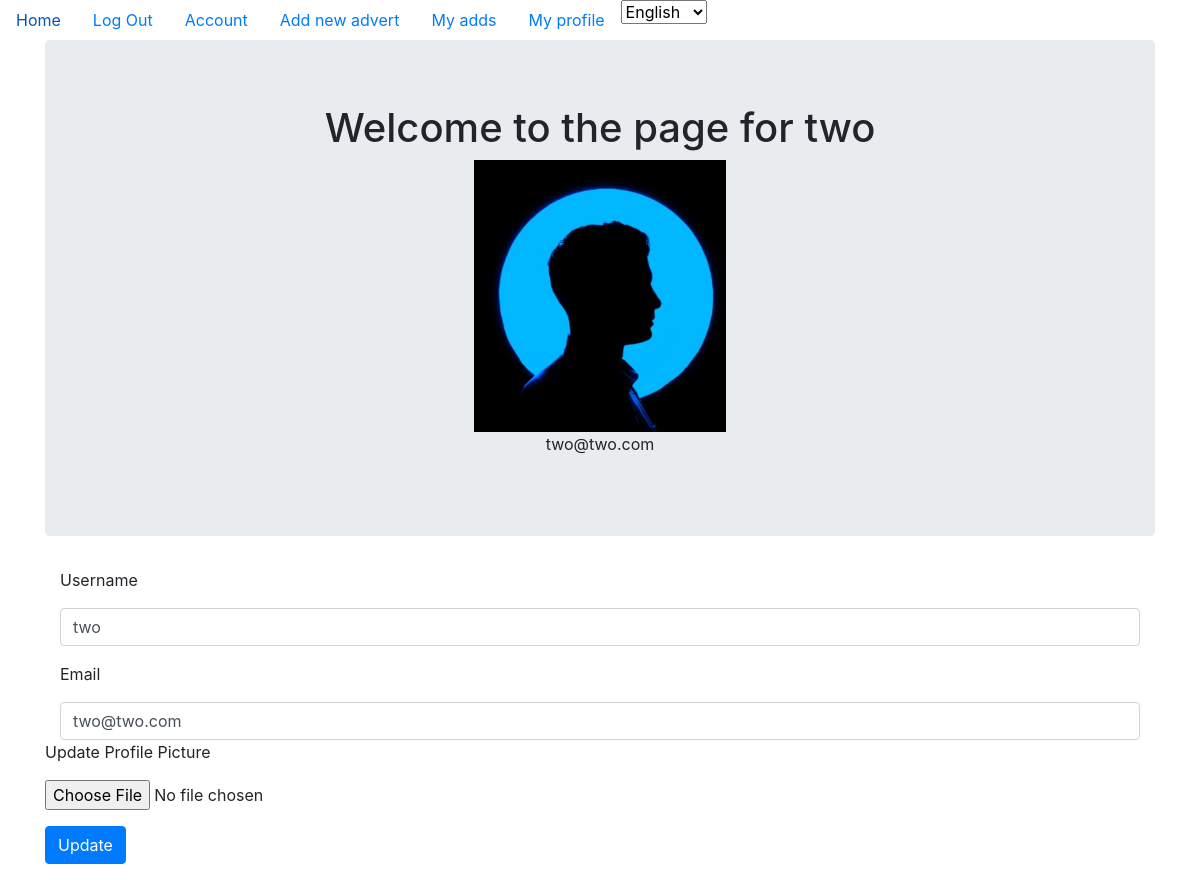
/account (signed in), run on the app's committed database.
### surf24/models.py (models this page shows, shortened)
class User(db.Model, UserMixin):
    __tablename__ = 'users'
    id = db.Column(db.Integer, primary_key=True, index=True)
    username = db.Column(db.String(20), unique=True, index=True)
    email = db.Column(db.String(30), unique=True, index=True)
    phone = db.Column(db.String(15), unique=True, index=True)
    password_hash = db.Column(db.String(128))
    oauth = db.Column(db.Enum(oauth))
    role = db.Column(db.Enum(Roles), default='USER')
    profile_image = db.Column(db.String(20), nullable=False, default='default_profile_image.png')
    adverts = db.relationship('Advert', backref='author', lazy=True)

### surf24/users/views.py (the view)
@users.route("/account", methods=['GET', 'POST'])
@login_required
def account():
    form = UpdateUserForm()
    if form.validate_on_submit():
        if form.picture.data:
            username = current_user.username
            pic = add_prof_pic(form.picture.data,username)
            current_user.profile_image = pic
        current_user.username = form.username.data
        current_user.email = form.email.data
        db.session.commit()
        flash('User Account Updated')
        return redirect(url_for('users.account'))
    elif request.method == 'GET':
        form.username.data = current_user.username
        form.email.data = current_user.email
    profile_image = url_for('static', filename= os.path.join('profile_pics', current_user.profile_image))
    return render_template('account.html', profile_image=profile_image, form=form, current_user=current_user)

### surf24/users/forms.py (shortened to what this page needs)
class UpdateUserForm(FlaskForm):
    email = StringField('Email', validators=[DataRequired(),Email()])
    username = StringField('Username', validators=[DataRequired()])
    picture = FileField('Update Profile Picture', validators=[FileAllowed(['jpg', 'png'])])
    submit = SubmitField('Update')

### surf24/models.py (called while the page is built)
@login_manager.user_loader
def load_user(user_id):
    return User.query.get(user_id)

### surf24/templates/account.html (shortened to what this page needs)
{% extends "base.html" %}
{% block content %}
<div class="jumbotron">
  <div align='center'>
    <h1 >Welcome to the page for {{current_user.username}}</h1>
    <img align='center' src="{{ url_for('static', filename='profile_pics/' + current_user.profile_image) }}">
    <p>{{ current_user.email }}</p>
  </div>
</div>
<div class="container">
  <form  method="POST" action = "" enctype="multipart/form-data">
    <div class="form-group">
      {{ form.username.label(class="form-group") }}
      {{form.username(class='form-control')  }}
    </div
    <div class="form-group">
      {{ form.email.label(class="form-group") }}
      {{form.email(class='form-control')  }}
    </div>
    <div class="form-group">
      {{ form.picture.label(class="form-group") }}
      {{ form.picture(class="form-control-file") }}
    </div>
    <div class="form-group">
        {{ form.submit(class="btn btn-primary") }}
    </div>
</div>
{% endblock content %}

### data on the page
User: username "two", profile_image (placeholder picture), email "two@two.com"
